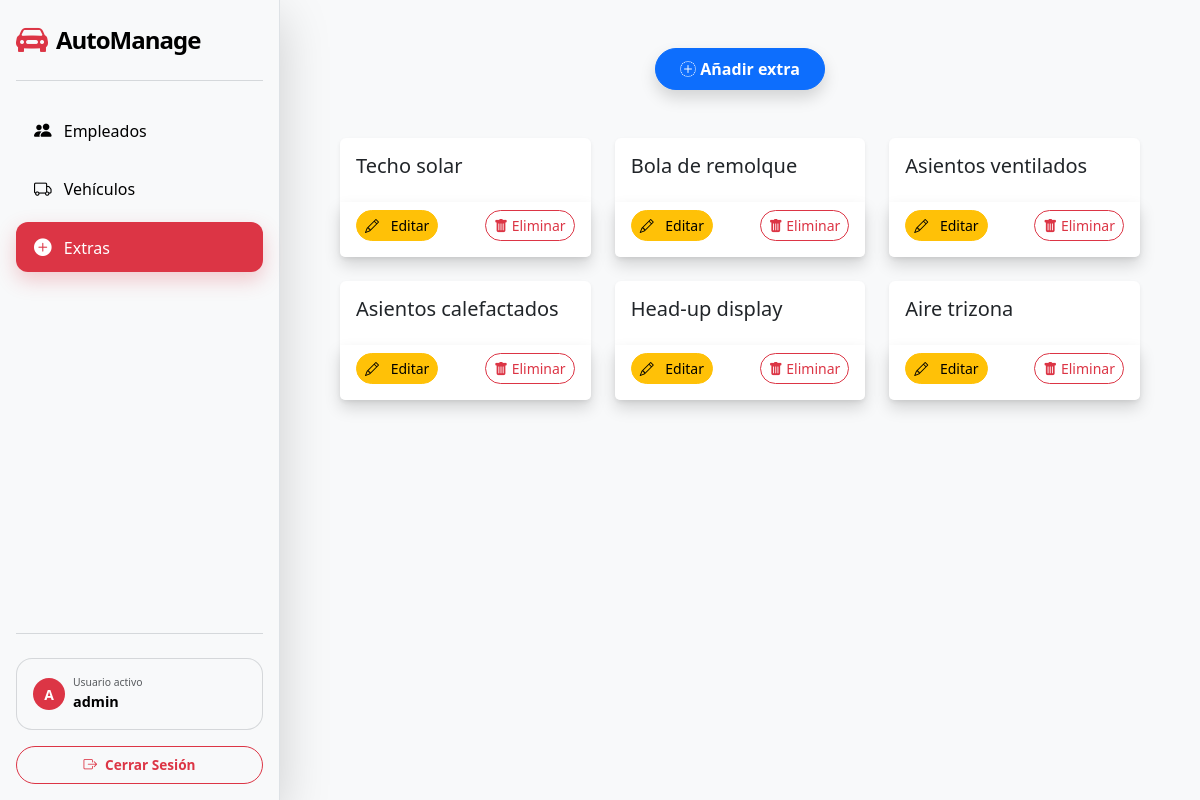
The page /extras/ (signed in) on the database as committed earlier.
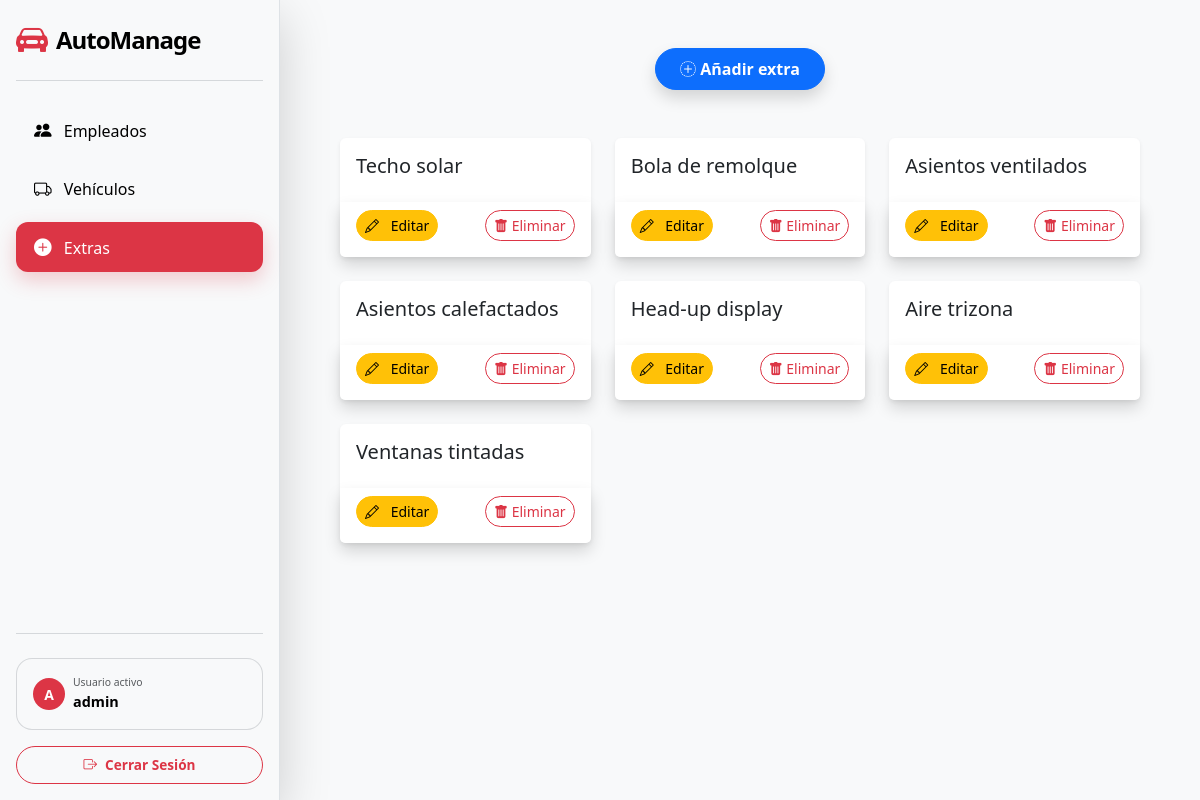
The same page on the database as committed later.
### app_agencia_coches/models.py (models this page shows)
class Extra(models.Model):
    nombre = models.CharField(
        max_length = 100,
        default = ''
    )
    def __str__(self):
        return self.nombre

### app_agencia_coches/views.py (the view)
# urls.py: path('extras/', views.extras, name='extras'),
@login_required
def extras (request):
    extras = Extra.objects.all()
    return render(request, 'extras/extras.html', {'extras':extras})

### app_agencia_coches/templates/extras/extras.html (shortened to what this page needs)
{%extends 'index.html'%}
{%block content%}
<div class="container">
    <div class="my-5 d-flex justify-content-center">
        <a href="{% url 'extras_create' %}" class="btn btn-primary rounded-pill px-4 py-2 fw-bold shadow">
            <i class="bi bi-plus-circle-dotted"></i> Añadir extra
        </a>
    </div>
    <div class="row row-cols-1 row-cols-md-2 row-cols-lg-3 g-4">
        {% for extra in extras %}
            <div class="col">
                <div class="card h-100 shadow-sm border-0 card-hover">
                    <div class="card-body">
                        <h5 class="card-title">{{ extra }}</h5>
                    </div>
                    <div class="card-footer bg-white d-flex justify-content-between border-0 pb-3 shadow">
                        <a href="{% url 'extras_edit' extra.id %}" class="btn btn-sm btn-warning rounded-4">
                            <i class="bi bi-pencil me-2"></i> Editar
                        </a>
                        <button type="button" class="btn btn-outline-danger btn-sm rounded-pill" data-bs-toggle="modal" data-bs-target="#deleteExtraModal{{ extra.id }}">
                            <i class="bi bi-trash-fill"></i>
                            Eliminar
                        </button>
                    </div>
                </div>
            </div>
        {% endfor %}
    </div>
</div>
{%endblock content%}

Rows that differ between the two databases and show on the page:
added Extra: nombre "Ventanas tintadas"
